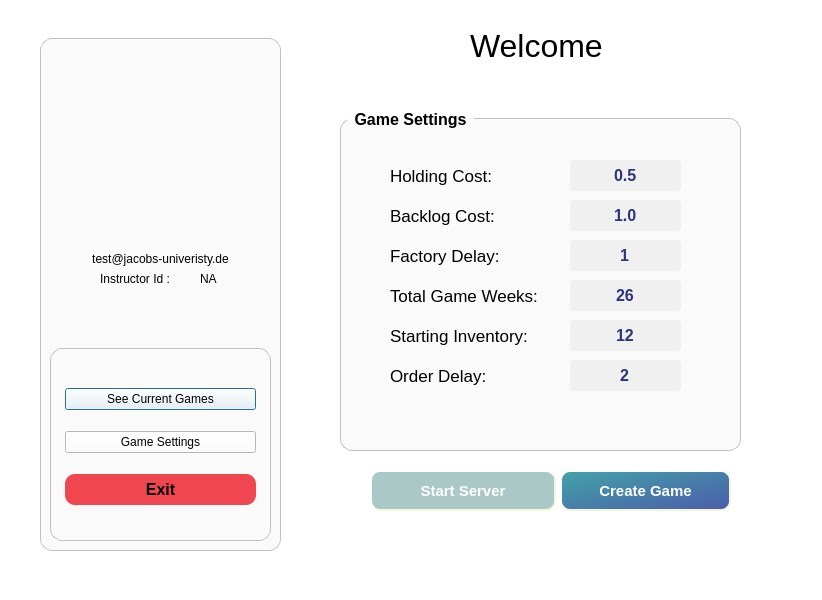
<?xml version="1.0" encoding="UTF-8"?>
<ui version="4.0">
 <class>InstructorDialog</class>
 <widget class="QDialog" name="InstructorDialog">
  <property name="enabled">
   <bool>true</bool>
  </property>
  <property name="geometry">
   <rect>
    <x>0</x>
    <y>0</y>
    <width>822</width>
    <height>600</height>
   </rect>
  </property>
  <property name="windowTitle">
   <string>Instructor</string>
  </property>
  <property name="styleSheet">
   <string notr="true">background-color: rgb(255, 255, 255)</string>
  </property>
  <widget class="QGroupBox" name="groupBox">
   <property name="geometry">
    <rect>
     <x>40</x>
     <y>30</y>
     <width>241</width>
     <height>521</height>
    </rect>
   </property>
   <property name="styleSheet">
    <string notr="true">QGroupBox {
    font: bold;
	font-size:16px;
    border: 1px solid silver;
    border-radius: 12px;
    margin-top: 8px;
    padding: 15px 5px 10px 5px;
background-color: rgb(250, 250, 250);
}

QGroupBox::title {
    subcontrol-origin: margin;
    left: 7px;
    padding: 0px 5px 0px 5px;
}

QLabel{
	background-color: none;
}</string>
   </property>
   <property name="title">
    <string/>
   </property>
   <widget class="QLabel" name="label_user">
    <property name="geometry">
     <rect>
      <x>30</x>
      <y>40</y>
      <width>181</width>
      <height>161</height>
     </rect>
    </property>
    <property name="text">
     <string/>
    </property>
   </widget>
   <widget class="QLabel" name="label_2">
    <property name="geometry">
     <rect>
      <x>60</x>
      <y>240</y>
      <width>121</width>
      <height>17</height>
     </rect>
    </property>
    <property name="text">
     <string>Instructor Id : </string>
    </property>
   </widget>
   <widget class="QLabel" name="instructor_id">
    <property name="geometry">
     <rect>
      <x>160</x>
      <y>240</y>
      <width>67</width>
      <height>17</height>
     </rect>
    </property>
    <property name="text">
     <string>NA</string>
    </property>
    <property name="alignment">
     <set>Qt::AlignLeading|Qt::AlignLeft|Qt::AlignVCenter</set>
    </property>
   </widget>
   <widget class="QLabel" name="instructor_email">
    <property name="geometry">
     <rect>
      <x>20</x>
      <y>220</y>
      <width>201</width>
      <height>17</height>
     </rect>
    </property>
    <property name="text">
     <string>test@jacobs-univeristy.de</string>
    </property>
    <property name="alignment">
     <set>Qt::AlignCenter</set>
    </property>
   </widget>
   <widget class="QFrame" name="verticalFrame">
    <property name="geometry">
     <rect>
      <x>10</x>
      <y>310</y>
      <width>221</width>
      <height>201</height>
     </rect>
    </property>
    <property name="styleSheet">
     <string notr="true">QFrame{
    font: bold;
	font-size:16px;
    border: 1px solid silver;
    border-radius: 12px;
    margin-top: 8px;
    padding: 15px 5px 10px 5px;
background-color: rgb(250, 250, 250);
}</string>
    </property>
    <layout class="QVBoxLayout" name="verticalLayout_2">
     <item>
      <widget class="QPushButton" name="pushButton_4">
       <property name="enabled">
        <bool>true</bool>
       </property>
       <property name="text">
        <string>See Current Games</string>
       </property>
      </widget>
     </item>
     <item>
      <widget class="QPushButton" name="pushButton_5">
       <property name="text">
        <string>Game Settings</string>
       </property>
      </widget>
     </item>
     <item>
      <widget class="QPushButton" name="ins_exitbtn">
       <property name="styleSheet">
        <string notr="true">QPushButton {
    background-color: rgb(240,70,80);
    border-style: outset;
    border-radius: 10px;
    font: bold 16px;
    min-width: 10em;
    padding: 6px;
}</string>
       </property>
       <property name="text">
        <string>Exit</string>
       </property>
      </widget>
     </item>
    </layout>
   </widget>
  </widget>
  <widget class="QGroupBox" name="groupBox_2">
   <property name="geometry">
    <rect>
     <x>340</x>
     <y>110</y>
     <width>401</width>
     <height>341</height>
    </rect>
   </property>
   <property name="font">
    <font>
     <pointsize>-1</pointsize>
     <weight>75</weight>
     <italic>false</italic>
     <bold>true</bold>
    </font>
   </property>
   <property name="styleSheet">
    <string notr="true">QGroupBox {
    font: bold;
	font-size:16px;
    border: 1px solid silver;
    border-radius: 12px;
    margin-top: 8px;
    padding: 15px 5px 10px 5px;
background-color: rgb(250, 250, 250);
}

QGroupBox::title {
    subcontrol-origin: margin;
    left: 7px;
    padding: 0px 5px 0px 5px;
}

QLabel{
	background-color: none;
}

QLineEdit{
    border-width: 5px;
    border-radius: 4px;
	background-color: rgb(240, 240, 240);
	selection-color: white;
	selection-background-color:rgba(76, 92, 171, 255);
    font: bold 16px;
    padding: 2px;
	color: rgba(46, 52, 121, 255);
}</string>
   </property>
   <property name="title">
    <string>Game Settings</string>
   </property>
   <widget class="QLineEdit" name="instructor_orderDelay">
    <property name="enabled">
     <bool>false</bool>
    </property>
    <property name="geometry">
     <rect>
      <x>230</x>
      <y>250</y>
      <width>111</width>
      <height>31</height>
     </rect>
    </property>
    <property name="text">
     <string>2</string>
    </property>
    <property name="alignment">
     <set>Qt::AlignCenter</set>
    </property>
   </widget>
   <widget class="QLabel" name="label_6">
    <property name="geometry">
     <rect>
      <x>50</x>
      <y>130</y>
      <width>191</width>
      <height>31</height>
     </rect>
    </property>
    <property name="font">
     <font>
      <pointsize>13</pointsize>
     </font>
    </property>
    <property name="text">
     <string>Factory Delay:</string>
    </property>
   </widget>
   <widget class="QLabel" name="label_5">
    <property name="geometry">
     <rect>
      <x>50</x>
      <y>170</y>
      <width>191</width>
      <height>31</height>
     </rect>
    </property>
    <property name="font">
     <font>
      <pointsize>13</pointsize>
     </font>
    </property>
    <property name="text">
     <string>Total Game Weeks:</string>
    </property>
   </widget>
   <widget class="QLabel" name="label_4">
    <property name="geometry">
     <rect>
      <x>50</x>
      <y>250</y>
      <width>191</width>
      <height>31</height>
     </rect>
    </property>
    <property name="font">
     <font>
      <pointsize>13</pointsize>
     </font>
    </property>
    <property name="text">
     <string>Order Delay:</string>
    </property>
   </widget>
   <widget class="QLabel" name="label_7">
    <property name="geometry">
     <rect>
      <x>50</x>
      <y>210</y>
      <width>191</width>
      <height>31</height>
     </rect>
    </property>
    <property name="font">
     <font>
      <pointsize>13</pointsize>
     </font>
    </property>
    <property name="text">
     <string>Starting Inventory:</string>
    </property>
   </widget>
   <widget class="QLabel" name="label_8">
    <property name="geometry">
     <rect>
      <x>50</x>
      <y>50</y>
      <width>191</width>
      <height>31</height>
     </rect>
    </property>
    <property name="font">
     <font>
      <pointsize>13</pointsize>
     </font>
    </property>
    <property name="text">
     <string>Holding Cost:</string>
    </property>
   </widget>
   <widget class="QLabel" name="label_9">
    <property name="geometry">
     <rect>
      <x>50</x>
      <y>90</y>
      <width>191</width>
      <height>31</height>
     </rect>
    </property>
    <property name="font">
     <font>
      <pointsize>13</pointsize>
     </font>
    </property>
    <property name="text">
     <string>Backlog Cost:</string>
    </property>
   </widget>
   <widget class="QLineEdit" name="instructor_factoryDelay">
    <property name="enabled">
     <bool>false</bool>
    </property>
    <property name="geometry">
     <rect>
      <x>230</x>
      <y>130</y>
      <width>111</width>
      <height>31</height>
     </rect>
    </property>
    <property name="text">
     <string>1</string>
    </property>
    <property name="alignment">
     <set>Qt::AlignCenter</set>
    </property>
   </widget>
   <widget class="QLineEdit" name="instructor_backlogCost">
    <property name="geometry">
     <rect>
      <x>230</x>
      <y>90</y>
      <width>111</width>
      <height>31</height>
     </rect>
    </property>
    <property name="text">
     <string>1.0</string>
    </property>
    <property name="alignment">
     <set>Qt::AlignCenter</set>
    </property>
   </widget>
   <widget class="QLineEdit" name="instructor_startInventory">
    <property name="geometry">
     <rect>
      <x>230</x>
      <y>210</y>
      <width>111</width>
      <height>31</height>
     </rect>
    </property>
    <property name="text">
     <string>12</string>
    </property>
    <property name="alignment">
     <set>Qt::AlignCenter</set>
    </property>
   </widget>
   <widget class="QLineEdit" name="instructor_totalWeeks">
    <property name="geometry">
     <rect>
      <x>230</x>
      <y>170</y>
      <width>111</width>
      <height>31</height>
     </rect>
    </property>
    <property name="text">
     <string>26</string>
    </property>
    <property name="alignment">
     <set>Qt::AlignCenter</set>
    </property>
   </widget>
   <widget class="QLineEdit" name="instructor_holdingCost">
    <property name="geometry">
     <rect>
      <x>230</x>
      <y>50</y>
      <width>111</width>
      <height>31</height>
     </rect>
    </property>
    <property name="text">
     <string>0.5</string>
    </property>
    <property name="alignment">
     <set>Qt::AlignCenter</set>
    </property>
   </widget>
  </widget>
  <widget class="QPushButton" name="createGame">
   <property name="geometry">
    <rect>
     <x>560</x>
     <y>470</y>
     <width>171</width>
     <height>41</height>
    </rect>
   </property>
   <property name="styleSheet">
    <string notr="true">QPushButton {
    background-color: rgb(106,208,116);
background-color: qlineargradient(spread:pad, x1:0, y1:0.005, x2:1, y2:1, stop:0 rgba(66, 163, 167, 255), stop:1 rgba(76, 92, 171, 255));
    border-style: outset;
    border-width: 2px;
    border-radius: 10px;
    border-color: beige;
    font: bold 15px;
    min-width: 6em;
    padding: 6px;
	color: white;
}

#createGame:hover{ 
    background-color: rgb(106,208,116);
background-color: qlineargradient(spread:pad, x1:0, y1:0.005, x2:1, y2:1, stop:0 rgba(76, 92, 171, 255), stop:1 rgba(66, 163, 167, 255));
    border-style: outset;
    border-width: 2px;
    border-radius: 10px;
    border-color: beige;
    font: bold 15px;
    min-width: 10em;
    padding: 6px;
	color: white;}</string>
   </property>
   <property name="text">
    <string>Create Game</string>
   </property>
  </widget>
  <widget class="QLabel" name="welcome">
   <property name="geometry">
    <rect>
     <x>470</x>
     <y>30</y>
     <width>141</width>
     <height>31</height>
    </rect>
   </property>
   <property name="font">
    <font>
     <pointsize>24</pointsize>
    </font>
   </property>
   <property name="text">
    <string>Welcome</string>
   </property>
  </widget>
  <widget class="QPushButton" name="startServer">
   <property name="enabled">
    <bool>false</bool>
   </property>
   <property name="geometry">
    <rect>
     <x>370</x>
     <y>470</y>
     <width>186</width>
     <height>41</height>
    </rect>
   </property>
   <property name="styleSheet">
    <string notr="true">#startServer{ 
    background-color: rgb(106,208,116);
background-color: qlineargradient(spread:pad, x1:0, y1:0.005, x2:1, y2:1, stop:0 rgba(76, 92, 171, 255), stop:1 rgba(66, 163, 167, 255));
    border-style: outset;
    border-width: 2px;
    border-radius: 10px;
    border-color: beige;
    font: bold 15px;
    min-width: 10em;
    padding: 6px;
	color: white;}

#startServer:hover{ 
    background-color: rgb(106,208,116);
background-color: qlineargradient(spread:pad, x1:0, y1:0.005, x2:1, y2:1, stop:0 rgba(76, 92, 171, 255), stop:1 rgba(66, 163, 167, 255));
    border-style: outset;
    border-width: 2px;
    border-radius: 10px;
    border-color: beige;
    font: bold 15px;
    min-width: 10em;
    padding: 6px;
	color: white;}

#startServer:disabled {
	background-color: #aac8c6;
	color: white;
}</string>
   </property>
   <property name="text">
    <string>Start Server</string>
   </property>
  </widget>
 </widget>
 <resources/>
 <connections/>
</ui>
